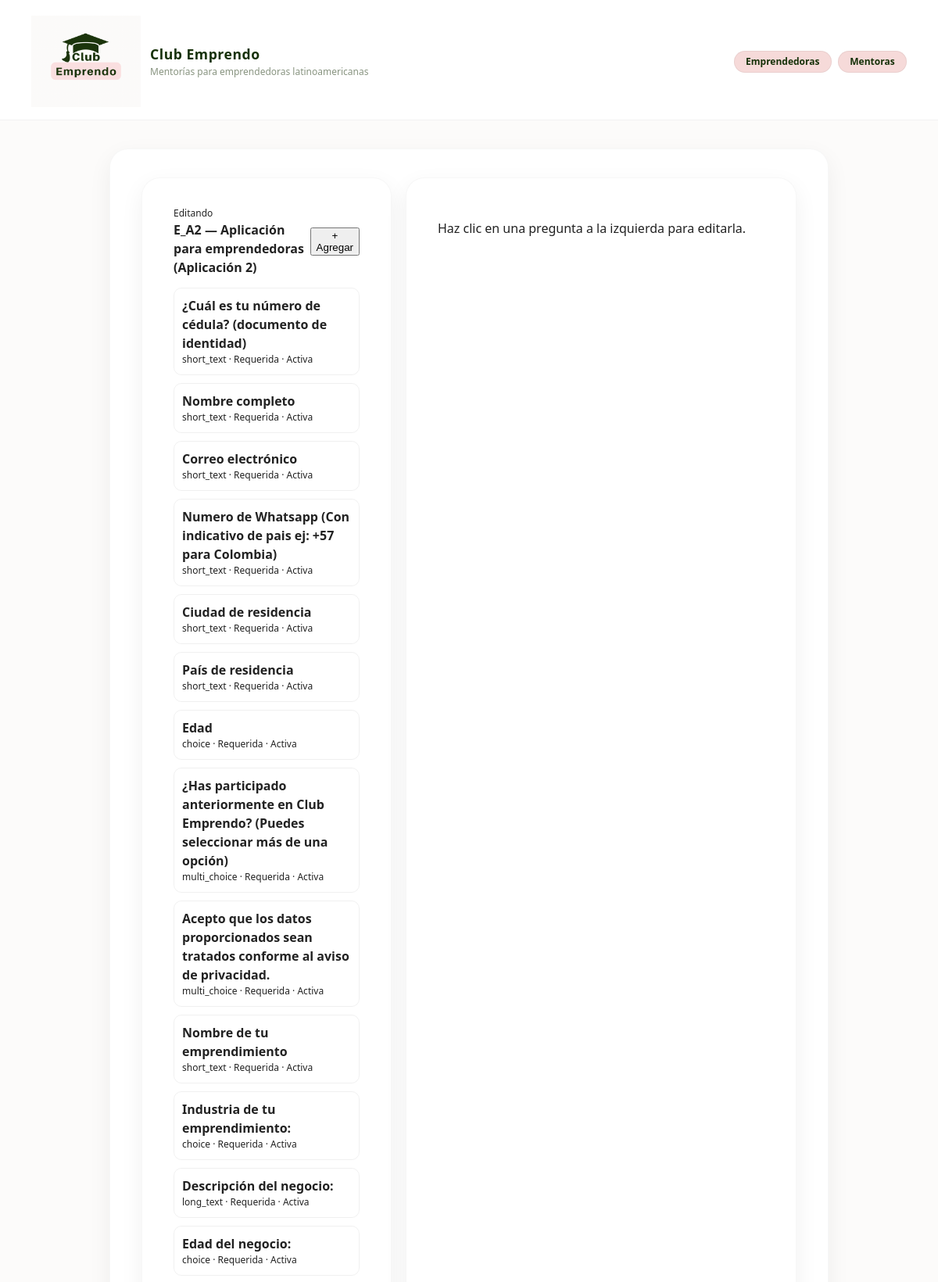
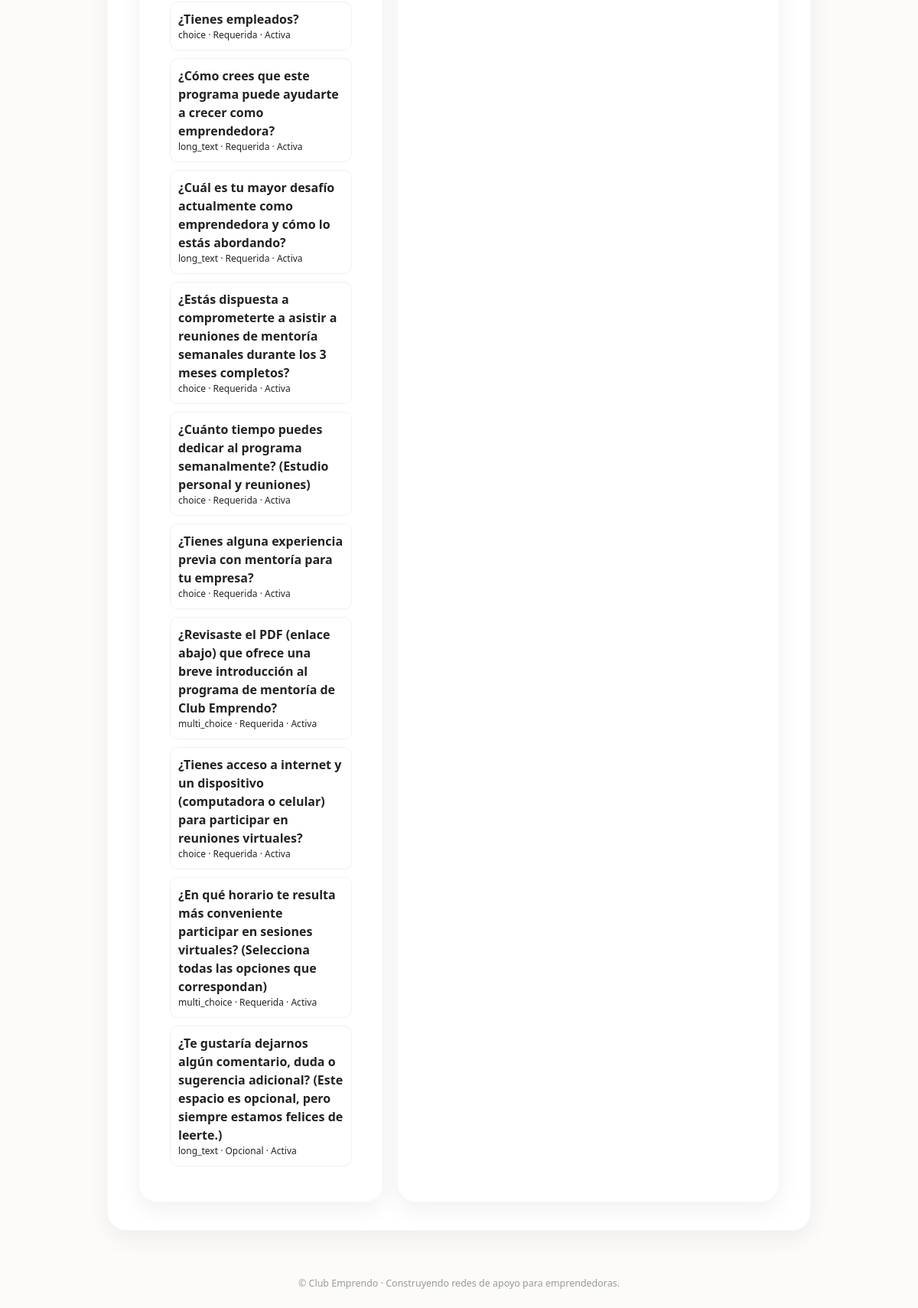
Screenshot of /builder/form/2/ (signed in) with the database file from the repository (2 pictures, top to bottom).
### applications/models.py (models this page shows, shortened)
class FormDefinition(models.Model):
    slug = models.SlugField(unique=True)  # e.g. "E_A1" or "G6_E_A1"
    name = models.CharField(max_length=200)
    description = models.TextField(blank=True)
    is_master = models.BooleanField(default=False)
    group = models.ForeignKey(
        "applications.FormGroup",
        null=True,
        blank=True,
        on_delete=models.SET_NULL,
        related_name="forms",
    )
    is_public = models.BooleanField(
        default=True,
        help_text=(
            "Public forms are linked directly from the website (A1). "
            "A2 forms are private and used via invite link."
        ),
    )

class Question(models.Model):
    SHORT_TEXT = "short_text"
    LONG_TEXT = "long_text"
    INTEGER = "integer"
    BOOLEAN = "boolean"            # single checkbox
    CHOICE = "choice"              # single choice (radio/dropdown)
    MULTI_CHOICE = "multi_choice"  # multiple choice (checkbox list)
    FIELD_TYPES = [
        (SHORT_TEXT, "Short text"),
        (LONG_TEXT, "Long text"),
        (INTEGER, "Integer"),
        (BOOLEAN, "Yes/No (checkbox)"),
        (CHOICE, "Single choice"),
        (MULTI_CHOICE, "Multiple choice"),
    ]
    form = models.ForeignKey(
        FormDefinition,
        on_delete=models.CASCADE,
        related_name="questions",
    )
    text = models.CharField(max_length=255)
    help_text = models.TextField(blank=True)
    field_type = models.CharField(max_length=20, choices=FIELD_TYPES)
    required = models.BooleanField(default=True)
    position = models.PositiveIntegerField(default=0)
    slug = models.SlugField(
        help_text="Stable identifier for grading (e.g. 'm_a1_requisitos')."
    )
    active = models.BooleanField(default=True)
    class Meta:
        unique_together = ("form", "slug")
        ordering = ["position"]

### builder/views.py (the view)
# urls.py: path("form/<int:form_id>/", views.form_editor, name="form_editor"),
@staff_member_required
def form_editor(request, form_id):
    form_def = get_object_or_404(FormDefinition, id=form_id)
    questions = form_def.questions.all()
    return render(
        request,
        "builder/form_editor.html",
        {"form_def": form_def, "questions": questions},
    )

### builder/templates/builder/form_editor.html (shortened to what this page needs)
{% extends "applications/base.html" %}
{% block content %}
<div style="display:grid; grid-template-columns: 320px 1fr; gap: 18px;">
  <div class="ce-card">
    <div style="display:flex; justify-content:space-between; align-items:center;">
      <div>
        <div class="ce-muted" style="font-size:12px;">Editando</div>
        <div style="font-weight:800;">{{ form_def.slug }} — {{ form_def.name }}</div>
      </div>
      <button class="ce-btn"
              hx-post="{% url 'builder:question_add' form_def.id %}"
              hx-target="#question-list"
              hx-swap="innerHTML">
        + Agregar
      </button>
    </div>
    <div id="question-list" style="margin-top:14px;">
      {% include "builder/partials/question_list.html" %}
    </div>
  </div>
  <div class="ce-card">
    <div id="editor-panel">
      <p class="ce-muted">Haz clic en una pregunta a la izquierda para editarla.</p>
    </div>
  </div>
</div>
{% endblock %}

### builder/templates/builder/partials/question_list.html
<ul style="list-style:none; padding:0; margin:0;">
    {% for q in questions %}
      <li style="padding:10px; border:1px solid rgba(0,0,0,0.06); border-radius:10px; margin-bottom:10px; cursor:pointer;"
          hx-get="{% url 'builder:question_panel' q.id %}"
          hx-target="#editor-panel"
          hx-swap="innerHTML">
        <div style="font-weight:700;">{{ q.text|default:q.slug }}</div>
        <div class="ce-muted" style="font-size:12px;">
          {{ q.field_type }} · {% if q.required %}Requerida{% else %}Opcional{% endif %} · {% if q.active %}Activa{% else %}Oculta{% endif %}
        </div>
      </li>
    {% empty %}
      <li class="ce-muted">No hay preguntas todavía.</li>
    {% endfor %}
  </ul>

### static/applications/css/styles.css (style rules this page uses)
:root { --ce-pink: #ffd1d1; --ce-soft-pink: #f6dad9; --ce-deep-green: #163108; --ce-muted-green: #889480; --ce-bg: #fcfbfa; --ce-white: #ffffff; --ce-radius-lg: 18px; --ce-radius-md: 12px; --ce-radius-sm: 8px; --ce-shadow-soft: 0 10px 30px rgba(0, 0, 0, 0.06); }
*, *::before, *::after { box-sizing: border-box; }
body { margin: 0; font-family: system-ui, -apple-system, BlinkMacSystemFont, "Segoe UI", sans-serif; background-color: var(--ce-bg); color: #222; line-height: 1.5; }
.ce-card { background: var(--ce-white); border-radius: 24px; box-shadow: var(--ce-shadow-soft); padding: 2.25rem 2.5rem; border: 1px solid rgba(0, 0, 0, 0.03); }

### rows the page displays
FormDefinition: slug "E_A2", name "Aplicación para emprendedoras (Aplicación 2)"
Question: text "¿Cuál es tu número de cédula? (documento de identidad)", field_type "short_text", required "Requerida", active "Activa"
Question: text "Nombre completo", field_type "short_text", required "Requerida", active "Activa"
Question: text "Correo electrónico", field_type "short_text", required "Requerida", active "Activa"
Question: text "Numero de Whatsapp (Con indicativo de pais ej: +57 para Colombia)", field_type "short_text", required "Requerida", active "Activa"
Question: text "Ciudad de residencia", field_type "short_text", required "Requerida", active "Activa"
Question: text "País de residencia", field_type "short_text", required "Requerida", active "Activa"
Question: text "Edad", field_type "choice", required "Requerida", active "Activa"
Question: text "¿Has participado anteriormente en Club Emprendo? (Puedes seleccionar más de una opción)", field_type "multi_choice", required "Requerida", active "Activa"
Question: text "Acepto que los datos proporcionados sean tratados conforme al aviso de privacidad.", field_type "multi_choice", required "Requerida", active "Activa"
Question: text "Nombre de tu emprendimiento", field_type "short_text", required "Requerida", active "Activa"
Question: text "Industria de tu emprendimiento:", field_type "choice", required "Requerida", active "Activa"
Question: text "Descripción del negocio:", field_type "long_text", required "Requerida", active "Activa"
Question: text "Edad del negocio:", field_type "choice", required "Requerida", active "Activa"
Question: text "¿Tienes empleados?", field_type "choice", required "Requerida", active "Activa"
Question: text "¿Cómo crees que este programa puede ayudarte a crecer como emprendedora?", field_type "long_text", required "Requerida", active "Activa"
Question: text "¿Cuál es tu mayor desafío actualmente como emprendedora y cómo lo estás abordando?", field_type "long_text", required "Requerida", active "Activa"
Question: text "¿Estás dispuesta a comprometerte a asistir a reuniones de mentoría semanales durante los 3 meses completos?", field_type "choice", required "Requerida", active "Activa"
Question: text "¿Cuánto tiempo puedes dedicar al programa semanalmente? (Estudio personal y reuniones)", field_type "choice", required "Requerida", active "Activa"
Question: text "¿Tienes alguna experiencia previa con mentoría para tu empresa?", field_type "choice", required "Requerida", active "Activa"
Question: text "¿Revisaste el PDF (enlace abajo) que ofrece una breve introducción al programa de mentoría de Club Emprendo?", field_type "multi_choice", required "Requerida", active "Activa"
Question: text "¿Tienes acceso a internet y un dispositivo (computadora o celular) para participar en reuniones virtuales?", field_type "choice", required "Requerida", active "Activa"
Question: text "¿En qué horario te resulta más conveniente participar en sesiones virtuales? (Selecciona todas las opciones que correspondan)", field_type "multi_choice", required "Requerida", active "Activa"
Question: text "¿Te gustaría dejarnos algún comentario, duda o sugerencia adicional? (Este espacio es opcional, pero siempre estamos felices de leerte.)", field_type "long_text", required "Opcional", active "Activa"
